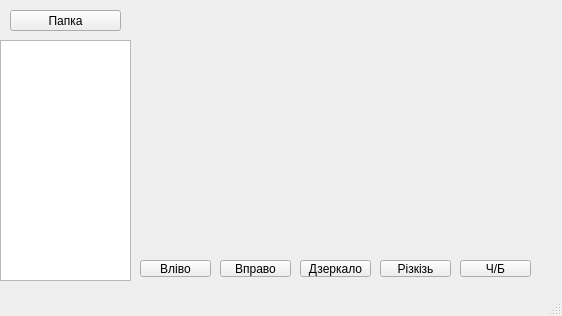
<?xml version="1.0" encoding="UTF-8"?>
<ui version="4.0">
 <class>MainWindow</class>
 <widget class="QMainWindow" name="MainWindow">
  <property name="geometry">
   <rect>
    <x>0</x>
    <y>0</y>
    <width>562</width>
    <height>316</height>
   </rect>
  </property>
  <property name="windowTitle">
   <string>MainWindow</string>
  </property>
  <widget class="QWidget" name="centralwidget">
   <widget class="QListWidget" name="listWidget">
    <property name="geometry">
     <rect>
      <x>0</x>
      <y>40</y>
      <width>131</width>
      <height>241</height>
     </rect>
    </property>
   </widget>
   <widget class="QPushButton" name="pushButton">
    <property name="geometry">
     <rect>
      <x>10</x>
      <y>10</y>
      <width>111</width>
      <height>21</height>
     </rect>
    </property>
    <property name="text">
     <string>Папка</string>
    </property>
   </widget>
   <widget class="QPushButton" name="pushButton_2">
    <property name="geometry">
     <rect>
      <x>220</x>
      <y>260</y>
      <width>71</width>
      <height>17</height>
     </rect>
    </property>
    <property name="text">
     <string>Вправо</string>
    </property>
   </widget>
   <widget class="QPushButton" name="pushButton_3">
    <property name="geometry">
     <rect>
      <x>140</x>
      <y>260</y>
      <width>71</width>
      <height>17</height>
     </rect>
    </property>
    <property name="text">
     <string>Вліво</string>
    </property>
   </widget>
   <widget class="QPushButton" name="pushButton_4">
    <property name="geometry">
     <rect>
      <x>380</x>
      <y>260</y>
      <width>71</width>
      <height>17</height>
     </rect>
    </property>
    <property name="text">
     <string>Різкізь</string>
    </property>
   </widget>
   <widget class="QPushButton" name="pushButton_5">
    <property name="geometry">
     <rect>
      <x>300</x>
      <y>260</y>
      <width>71</width>
      <height>17</height>
     </rect>
    </property>
    <property name="text">
     <string>Дзеркало</string>
    </property>
   </widget>
   <widget class="QPushButton" name="pushButton_6">
    <property name="geometry">
     <rect>
      <x>460</x>
      <y>260</y>
      <width>71</width>
      <height>17</height>
     </rect>
    </property>
    <property name="text">
     <string>Ч/Б</string>
    </property>
   </widget>
  </widget>
  <widget class="QMenuBar" name="menubar">
   <property name="geometry">
    <rect>
     <x>0</x>
     <y>0</y>
     <width>562</width>
     <height>18</height>
    </rect>
   </property>
  </widget>
  <widget class="QStatusBar" name="statusbar"/>
 </widget>
 <resources/>
 <connections/>
</ui>
